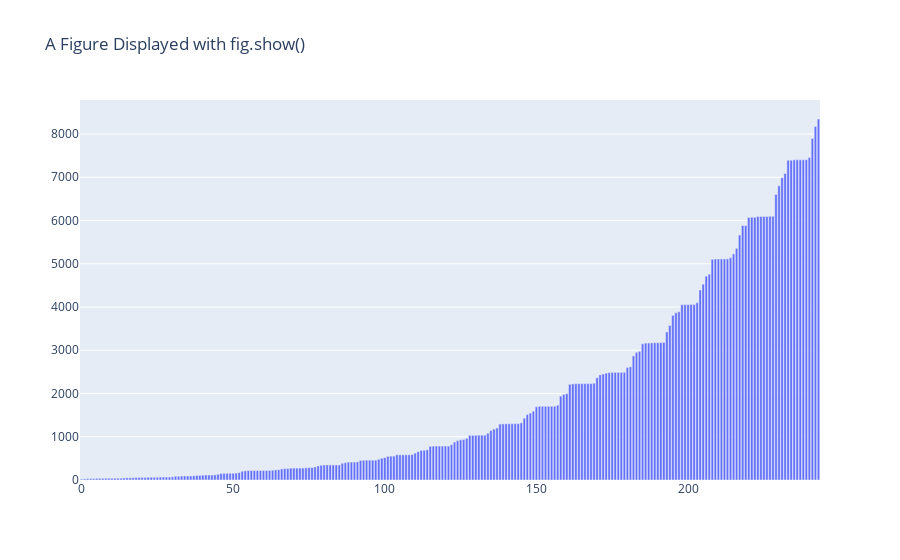

Here is the notebook cell this chart was saved with:
### Code cell
import plotly.graph_objects as go
from plotly.offline import plot, iplot
import plotly.graph_objs as go
import plotly.offline
plotly.offline.init_notebook_mode(connected=True) 
fig = go.Figure(
    data=[go.Bar(y=DEATHS)],
    layout_title_text="A Figure Displayed with fig.show()"
)
fig.show()

### Figure 1 — Plotly figure (JSON) as saved in the notebook; plotly's stock layout.template omitted (floating-point values rounded to 4 significant figures; data arrays with more than 128 entries replaced by an {"elided": "..."} marker saying what was removed)
{"data": [{"type": "bar", "y": {"elided": "244 str values"}}], "layout": {"title": {"text": "A Figure Displayed with fig.show()"}}}
